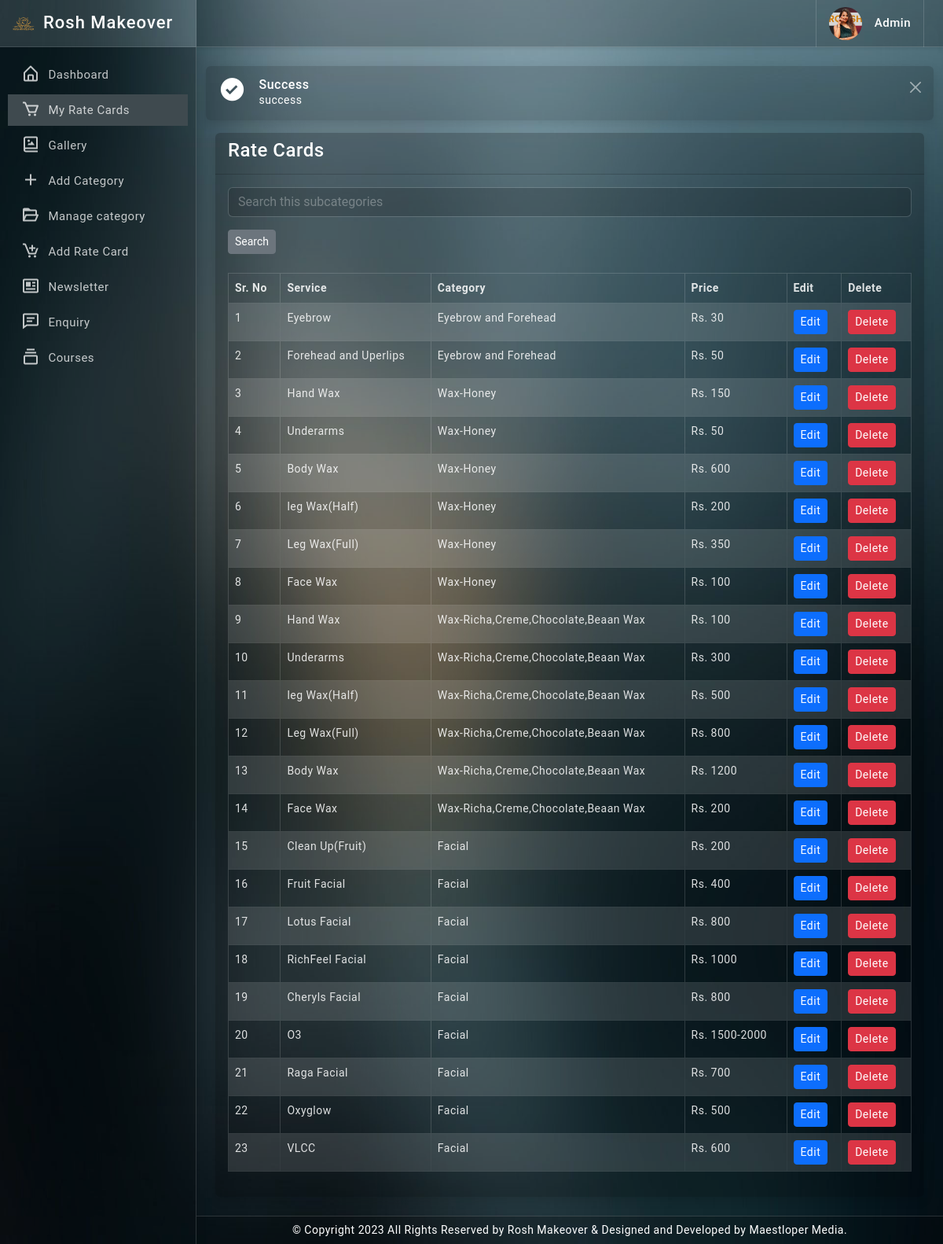
The page /admin/all-category.php (signed in) on the database its author committed.
### tables this page shows
CREATE TABLE `ratecard` (
  `id` int(11) NOT NULL,
  `category_id` int(11) NOT NULL,
  `service` varchar(191) NOT NULL,
  `price` varchar(191) NOT NULL
);

CREATE TABLE `categories` (
  `id` int(11)  not null auto_increment primary key,
  `category` varchar(191) NOT NULL,
  `created_on` datetime NOT NULL DEFAULT CURRENT_TIMESTAMP
);

### admin/all-category.php (the view)
<?php
include('../middleware/adminMiddleware.php');
include('include/header.php');
?>
<div class="page-wrapper">
    <div class="page-content">
        <div class="row">
        <?php include('message.php') ?>
            <div class="col-md-12">
                <div class="card">
                    <div class="card-header">
                        <h4>Rate Cards</h4>
                    </div>
                    <div class="card-body">
                        <form action="" class="pb-4">
                            <input type="text" class="filter_rows form-control mb-3" placeholder="Search this subcategories" data-for="1779746327">
                            <button type="submit" class="btn btn-sm btn-secondary">Search</button>
                        </form>
                        <table class="table table-bordered table-striped">
                            <thead>
                                <tr>
                                    <th>Sr. No</th>
                                    <th>Service</th>
                                    <th>Category</th>
                                    <th>Price</th>
                                    <th>Edit</th>
                                    <th>Delete</th>
                                </tr>
                            </thead>
                            <tbody>
                                <?php
                                    $categories = "SELECT r.*,c.category AS category FROM ratecard r, categories c WHERE c.id = r.category_id";
                                    $categories_run = mysqli_query($con, $categories);
                                    if(mysqli_num_rows($categories_run) > 0) {
                                        foreach($categories_run as $item) {
                                            ?>
                                <tr>
                                    <td><?= $item['id']; ?></td>
                                    <td><?= $item['service']; ?></td>
                                    <td><?= $item['category']; ?></td>
                                    <td>Rs. <?= $item['price']; ?></td>
                                    <td>
                                        <a href="edit-subcategory.php?id=<?= $item['id']; ?>&category=<?= $item['category'] ?>&service=<?= $item['service'] ?>"
                                            class="btn btn-sm btn-primary">
                                            Edit
                                        </a>
                                    </td>
                                    <td>
                                        <a href="delete-subcategory.php?id=<?= $item['id']; ?>"
                                            class="btn btn-sm btn-danger">
                                            Delete
                                        </a>
                                    </td>
                                </tr>
                                <?php
                                        }
                                    }
                                    else {
                                        echo '<tr><td colspan="4" style="text-align: center;">No Categories Found</td></tr>';
                                    }
                                ?>
                            </tbody>
                        </table>
                    </div>
                </div>
            </div>
        </div>
    </div>
</div>
<?php include('include/footer.php'); ?>

### admin/assets/css/app.css (style rules this page uses)
body { font-size: 14px; letter-spacing: .5px; font-family: Roboto, sans-serif; overflow-x: hidden }
a { text-decoration: none }
.page-wrapper { height: 100%; margin-top: 60px; margin-bottom: 0px; margin-left: 250px }
.page-content { padding: 1.5rem 1.5rem 0 1.5rem }
input::placeholder { color: #fff !important; opacity: .3 !important }
.bg-theme { background-size: 100% 100%; background-attachment: fixed; background-position: center; background-repeat: no-repeat; transition: background .2s; }
body.bg-theme2 { background-image: url(../images/bg-themes/2.png); }

### admin/include/header.php (style rules this page uses)
.card { overflow: scroll; }

### rows shown on the page
ratecard: id "1", service "Eyebrow", category.category "Eyebrow and Forehead", price "30"
ratecard: id "2", service "Forehead and Uperlips", category.category "Eyebrow and Forehead", price "50"
ratecard: id "3", service "Hand Wax", category.category "Wax-Honey", price "150"
ratecard: id "4", service "Underarms", category.category "Wax-Honey", price "50"
ratecard: id "5", service "Body Wax", category.category "Wax-Honey", price "600"
ratecard: id "6", service "leg Wax(Half)", category.category "Wax-Honey", price "200"
ratecard: id "7", service "Leg Wax(Full)", category.category "Wax-Honey", price "350"
ratecard: id "8", service "Face Wax", category.category "Wax-Honey", price "100"
ratecard: id "9", service "Hand Wax", category.category "Wax-Richa,Creme,Chocolate,Beaan Wax", price "100"
ratecard: id "10", service "Underarms", category.category "Wax-Richa,Creme,Chocolate,Beaan Wax", price "300"
ratecard: id "11", service "leg Wax(Half)", category.category "Wax-Richa,Creme,Chocolate,Beaan Wax", price "500"
ratecard: id "12", service "Leg Wax(Full)", category.category "Wax-Richa,Creme,Chocolate,Beaan Wax", price "800"
ratecard: id "13", service "Body Wax", category.category "Wax-Richa,Creme,Chocolate,Beaan Wax", price "1200"
ratecard: id "14", service "Face Wax", category.category "Wax-Richa,Creme,Chocolate,Beaan Wax", price "200"
ratecard: id "15", service "Clean Up(Fruit)", category.category "Facial", price "200"
ratecard: id "16", service "Fruit Facial", category.category "Facial", price "400"
ratecard: id "17", service "Lotus Facial", category.category "Facial", price "800"
ratecard: id "18", service "RichFeel Facial", category.category "Facial", price "1000"
ratecard: id "19", service "Cheryls Facial", category.category "Facial", price "800"
ratecard: id "20", service "O3", category.category "Facial", price "1500-2000"
ratecard: id "21", service "Raga Facial", category.category "Facial", price "700"
ratecard: id "22", service "Oxyglow", category.category "Facial", price "500"
ratecard: id "23", service "VLCC", category.category "Facial", price "600"

### other values the page prints
$_SESSION['message'] "success"
